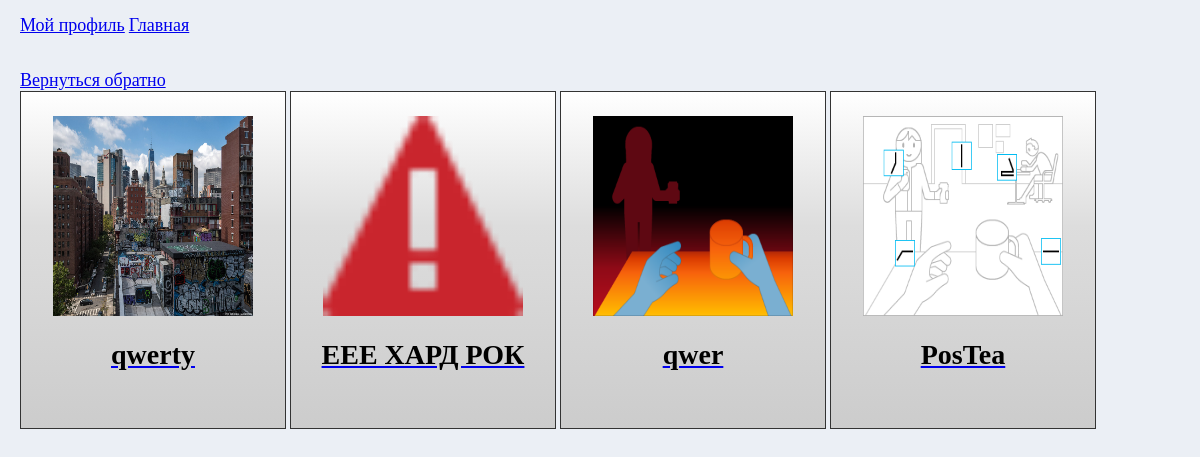
Page /profile/2/all_songs (signed in) on the committed database.
### data/song.py (models this page shows)
class Song(SqlAlchemyBase):
    __tablename__ = 'songs'
    id = sqlalchemy.Column(sqlalchemy.Integer,
                           primary_key=True, autoincrement=True)
    title = sqlalchemy.Column(sqlalchemy.String, nullable=True)
    user_id = sqlalchemy.Column(sqlalchemy.Integer,
                                sqlalchemy.ForeignKey("users.id"))
    user_link = sqlalchemy.Column(sqlalchemy.String)
    cover = sqlalchemy.Column(sqlalchemy.String, default='pipstatic/inf/covers/classic.png')
    likes = sqlalchemy.Column(sqlalchemy.Integer)
    genre = sqlalchemy.Column(sqlalchemy.String, default='0')
    link_spotify = sqlalchemy.Column(sqlalchemy.String, default=None)
    link_yandex = sqlalchemy.Column(sqlalchemy.String, default=None)
    link_youtube = sqlalchemy.Column(sqlalchemy.String, default=None)
    user = orm.relationship('User')

### main.py (the view, shortened to what this page needs)
@app.route('/profile/<id_user>/<mode>', methods=['GET', 'POST'])
def page_of_user(id_user, mode):
    global img_ava
    current_user, userid, username = get_user_from_session()
    user = db_sess.query(User).filter(User.id == int(id_user)).first()
    post = db_sess.query(Posts).filter(Posts.user_id == int(id_user))
    song = db_sess.query(Song).filter(Song.user_id == int(id_user))
    event = db_sess.query(Events).filter(Events.date >= datetime.datetime(
        datetime.datetime.now().year, datetime.datetime.now().month, datetime.datetime.now().day,
        datetime.datetime.now().hour, datetime.datetime.now().minute)).filter(Events.id == int(id_user))
    try:
        taste = list(map(int, user.genres.split(';')))
    except Exception:
        taste = []
    if mode == 'head':
        return render_template('user.html', current_user=current_user, link_user=f'/profile/{userid}/head',
                               user=user, post=post, song=song, get_author=get_author, event=event)
    if mode == 'all_songs':
        return render_template('all_songs.html', current_user=current_user, song=song)

### data/user.py (called while the page is built)
    def check_password(self, password):
        return check_password_hash(self.hashed_password, password)

### main.py (called while the page is built)
def get_user_from_session():
    try:
        user = 0
        mail = session['email']
        passw = session['password']
        if mail is not None and passw is not None:
            user = db_sess.query(User).filter(User.email == str(mail)).first()
        if user and user.check_password(passw):
            login_user(user)
            current_user = user
            userid = current_user.id
            username = current_user.name
            return current_user, userid, username
    except Exception:
        return None, None, None
    return None, None, None

### templates/all_songs.html
{% extends 'base.html' %}
{% block content %}
<div style="margin: 20px">
    <a href="head">Вернуться обратно</a><br>
{% for item in song%}
    <div class="start-song">
        <p style="display: flex;justify-content: center;"><img src={{item.cover}} onerror="this.src='/static/inf/covers/classic.png'"
            width="200px" height="200px"></p>
        <a href="/redirect-song/{{item.id}}"><h2 style="text-align: center; color: black;">{{ item.title }}</h2></a>
    </div>
{% endfor %}
</div>
{% endblock %}

### static/styles/base.css (style rules this page uses)
body { background-color: #ebeff5; margin: 0 }
h2 { font-family: "Tahoma"; font-size: 28px; }
a { font-family: "Bahnschrift Condensed"; font-size: 18px; }
p { font-family: "Tahoma"; font-size: 16px }
.start-song { height: 20em; border: 1px solid #333; padding: 8px 12px; background-image: linear-gradient(180deg, #fff, #ddd 40%, #ccc); vertical-align: top; display: inline-block; transition: box-shadow 0.1s ease-in; width: 15em }

### rows in the picture
Song: cover (picture), title "qwerty"
Song: cover (picture), title "ЕЕЕ ХАРД РОК"
Song: cover (picture), title "qwer"
Song: cover (picture), title "PosTea"
